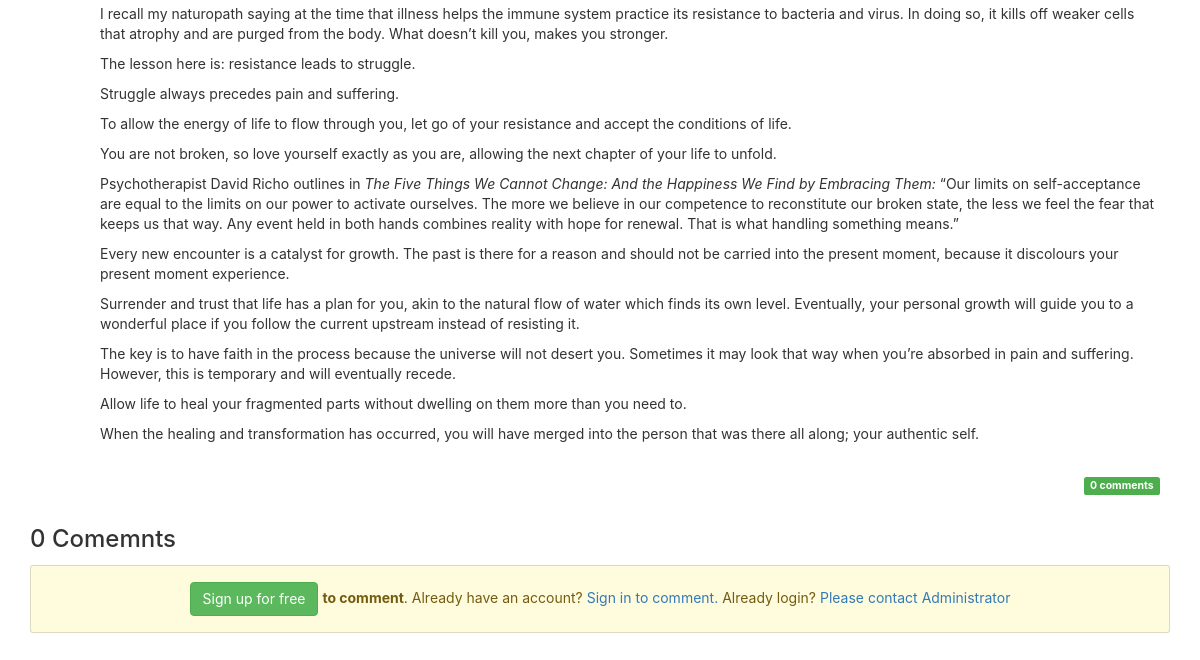
The page /post/2 (lower part) on the database as committed earlier.
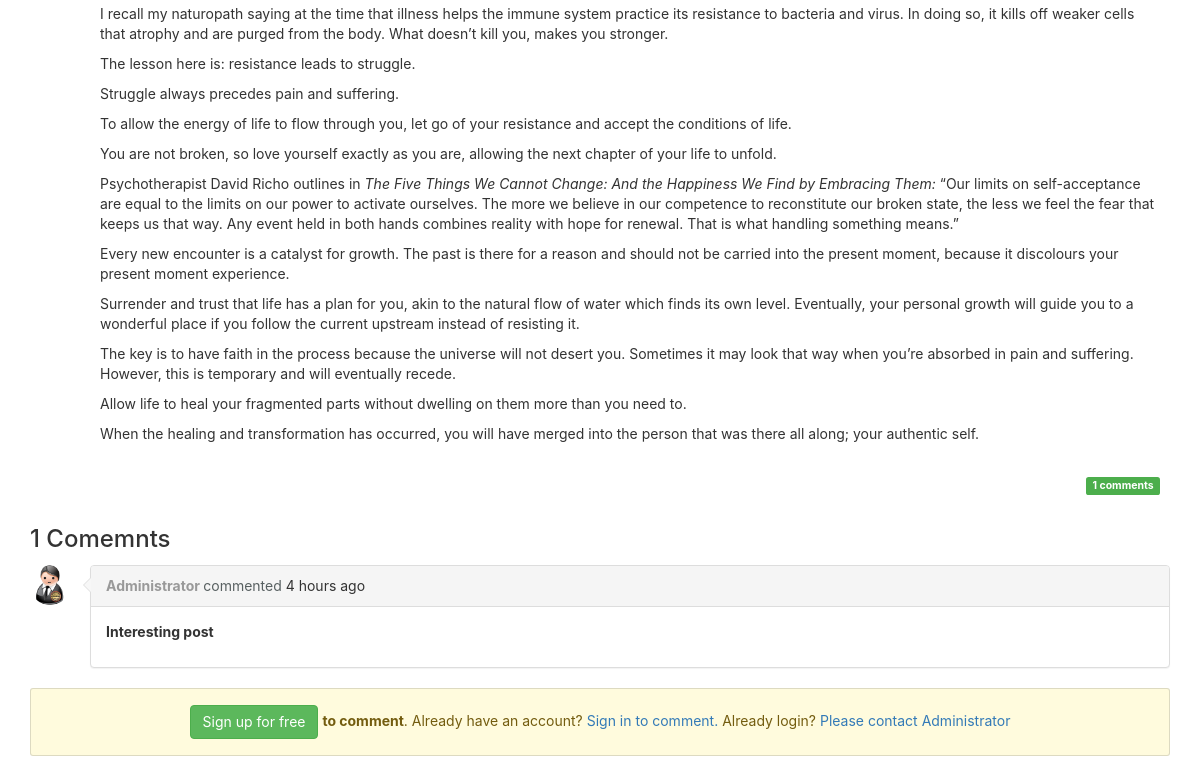
The same page on the database as committed later.
### app/models.py (models this page shows, shortened)
class Post(db.Model):
    __tablename__ = "posts"
    id = db.Column(db.Integer, primary_key=True)
    title = db.Column(db.String(64))
    body = db.Column(db.Text)
    timestamp = db.Column(db.DateTime, index=True, default=datetime.utcnow)
    author_id = db.Column(db.Integer, db.ForeignKey("users.id"))
    body_html = db.Column(db.Text)
    comments = db.relationship("Comment", backref="post", lazy="dynamic")

class Comment(db.Model):
    __tablename__ = "comments"
    id = db.Column(db.Integer, primary_key=True)
    body = db.Column(db.Text)
    body_html = db.Column(db.Text)
    timestamp = db.Column(db.DateTime, index=True, default=datetime.utcnow)
    disable = db.Column(db.Boolean,default=False)
    author_id = db.Column(db.Integer, db.ForeignKey("users.id"))
    post_id = db.Column(db.Integer, db.ForeignKey("posts.id"))

class User(UserMixin, db.Model):
    __tablename__="users"
    id = db.Column(db.Integer, primary_key=True)
    email = db.Column(db.String(64), unique=True, index=True)
    username = db.Column(db.String(64),unique=True, index=True)
    location = db.Column(db.String(64))
    about_me = db.Column(db.Text())
    member_since = db.Column(db.DateTime(),default=datetime.utcnow)
    last_seen = db.Column(db.DateTime(),default=datetime.utcnow)
    password_hash = db.Column(db.String(128))
    confirmed= db.Column(db.Boolean, default=False)
    image_filename = db.Column(db.String, default="user/default.png", nullable=True)
    image_url = db.Column(db.String, nullable=True)
    role_id = db.Column(db.Integer, db.ForeignKey("roles.id"))
    posts = db.relationship("Post", backref="author", lazy="dynamic")
    comments = db.relationship("Comment", backref="author", lazy="dynamic")
    followed = db.relationship('Follow',
                               foreign_keys=[Follow.follower_id],
                               backref=db.backref('follower', lazy='joined'),
                               lazy='dynamic',
                               cascade='all, delete-orphan')
    followers = db.relationship('Follow',
                                foreign_keys=[Follow.followed_id],
                                backref=db.backref('followed', lazy='joined'),
                                lazy='dynamic',
                                cascade='all, delete-orphan')
    @property
    def password(self):
        raise AttributeError("Password is not a readable attribute")

### app/main/views.py (the view)
@main.route("/post/<int:id>",methods=['GET', 'POST'])
def post(id):
    show_more = False
    post = Post.query.get_or_404(id)
    form = CommentForm()
    if current_user.can(Permission.COMMENT) and form.validate_on_submit():
        comment = Comment(body=form.body.data,author=current_user._get_current_object(),post=post)
        db.session.add(comment)
        return redirect(url_for('main.post',id=id))
    page = request.args.get('page', 1, type=int)
    pagination = Comment.query.filter_by(post_id=id,disable=False).order_by(Comment.timestamp.desc()).paginate(page, per_page=current_app.config['FLASKY_POSTS_PER_PAGE'], error_out=False)
    comments = pagination.items
    return render_template("post.html", form=form,posts=[post],comments=comments,pagination=pagination,show_more=show_more)

### app/auth/views.py (called while the page is built)
@auth.before_app_request
def before_request():
    if current_user.is_authenticated:
        current_user.ping()
        if not current_user.confirmed \
            and request.endpoint \
            and request.endpoint[:5] != 'auth.' \
            and request.endpoint != 'static':
            return redirect(url_for('auth.unconfirmed'))

### app/main/__init__.py (called while the page is built)
@main.app_context_processor
def inject_permissions():
    return dict(Permission=Permission)

### app/models.py (called while the page is built)
    def can(self, permissions):
        return False

    def is_administrator(self):
        return False

### app/templates/post.html (shortened to what this page needs)
{% extends "base.html" %}
{% import "_macros.html" as macros with context %}
{% block page_content %}
    {% include '_posts.html' %}
    <div class="post-tabs">
        <h3 id="comments">{{pagination.total}} Comemnts</h3>
    </div>
    {% if pagination %}
         {% include '_comments.html' %}
    {% endif %}
    {% if current_user.can(Permission.COMMENT) %}
        {{ macros.markdownWidget(form) }}
    {% else %}
    <div class="discussion-timeline-actions">
        <div class="flash flash-warn mt-3">
            <a href="{{url_for('auth.register')}}" class="btn btn-success">Sign up for free</a>
            <strong>to comment</strong>.
            Already have an account?
            <a href="{{url_for('auth.login')}}" >Sign in to comment.</a> Already login? <a href="{{url_for('main.user',username='Administrator')}}" >Please contact Administrator</a>
        </div>
    </div>
    {% endif %}
{% endblock %}

### app/templates/_posts.html (shortened to what this page needs)
 <ul class="posts">
        {% for post in posts %}
        <li {% if show_more != False %} class="post" {% else %} class="single post" {% endif %}>
            <div class="post-content">
                <div {% if show_more != False %} class="post-body" {% else %} class="single post-body" {% endif %} >
                {% if post.body_html %}
                    {{ post.body_html | safe }}
                {% else %}
                    {{ post.body | safe }}
                {% endif %}
                </div>
                <div class="post-footer">
                    <div class="post-footer-right">
                        <a class="post-comment" href ="{{ url_for('main.post', id=post.id)}}#comments">
                            <span class="label label-primary">{{post.comments.filter_by(disable=False).count()}} comments</span>
                        </a>
                    </div>
                </div>
            </div>
        </li>
        {% endfor %}
</ul>

### app/templates/_comments.html (shortened to what this page needs)
 <ul class="comments">
        {% for comment in comments %}
            {% if not comment.disable or moderate %}
                <li class="comment">
                    <div class="comment-thumbnail">
                        <a href="{{ url_for('main.user', username=comment.author.username) }}">
                            <img class="comment img-rounded" src="{{ comment.author.image_url }}">
                        </a>
                    </div>
                    <div class="comment panel panel-default">
                        <div class="panel-heading">
                            <strong>
                                <a class="userLink" href="{{ url_for('main.user', username=comment.author.username) }}">{{ comment.author.username }}</a>
                            </strong>
                            <span>commented</span>
                            {{ moment(comment.timestamp).fromNow() }}
                        </div>
                        <div class="panel-body">
                            {% if comment.body_html %}
                                {{ comment.body_html | safe }}
                            {% else %}
                                {{ comment.body }}
                            {% endif %}
                        </div>
                    </div>
                </li>
            {% endif %}
        {% endfor %}
</ul>

Rows that differ between the two databases and show on the page:
computed for Post: comments.filter_by "0" → "1"
added Comment: author.image_url (picture), author.username "Administrator", timestamp "4 hours ago", body_html "Interesting post"
Other text that changed with them:
{{ pagination.total }}: "0" → "1"
